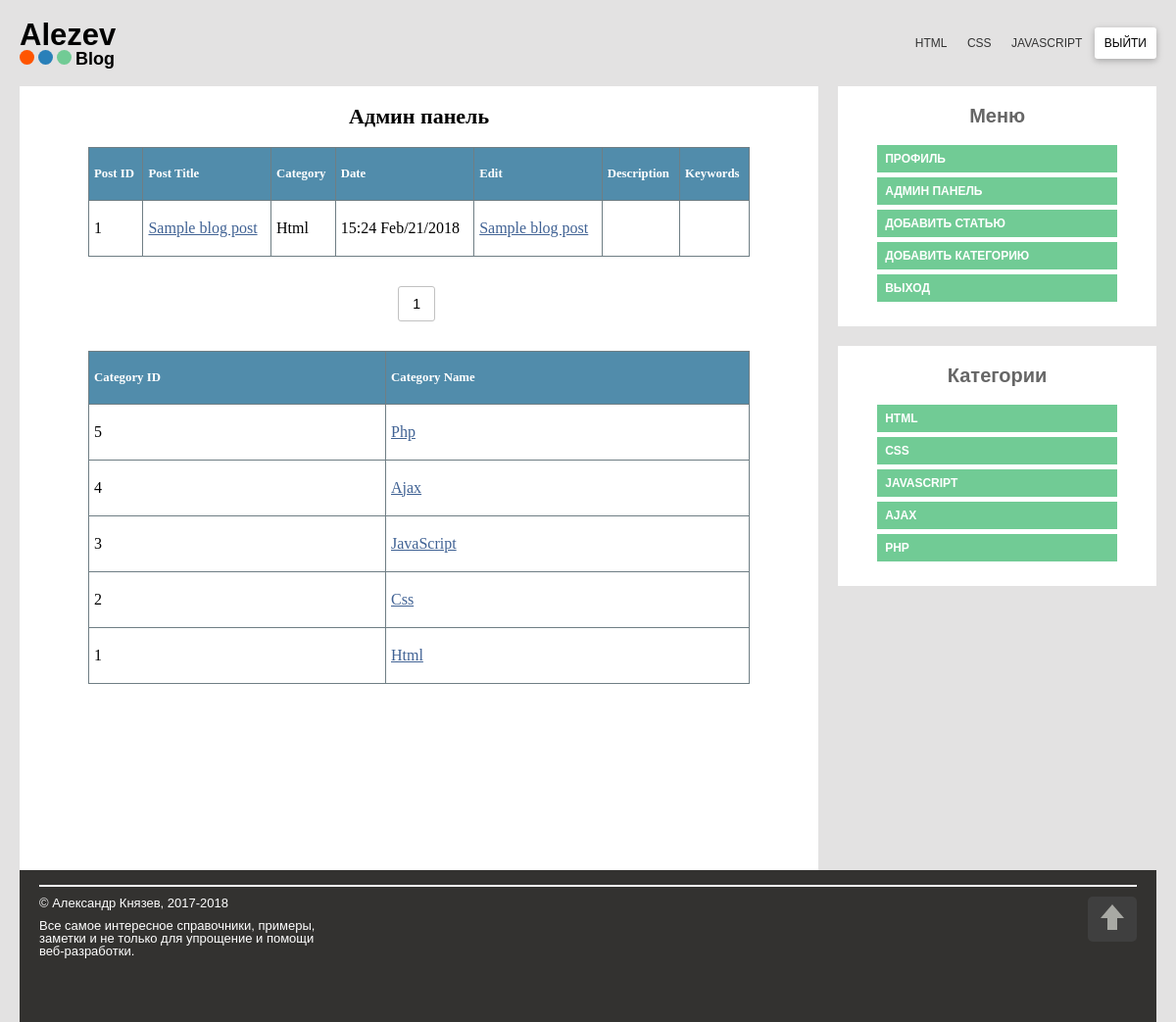
Screenshot of /admin.php (signed in) with the database file from the repository.
### tables this page shows
CREATE TABLE `article` (
  `id` int(11) NOT NULL,
  `category` int(11) NOT NULL,
  `title` varchar(255) NOT NULL,
  `body` text NOT NULL,
  `date` timestamp NOT NULL DEFAULT CURRENT_TIMESTAMP,
  `description` varchar(255) NOT NULL,
  `tags` varchar(255) NOT NULL
);

CREATE TABLE `categories` (
  `id` int(11) NOT NULL,
  `name` varchar(255) NOT NULL
);

### lib/format_helper.php (called while the page is built, shortened)
<?php
function format_date($date){
	return date('G:i M/d/Y', strtotime($date));
}

### lib/Database.php (called while the page is built, shortened)
<?php
class Database {
	public $host = DB_HOST;
	public $username = DB_USER;
	public $password = DB_PASS;
	public $db_name = DB_NAME;
	public $link;
	public function connect(){
		$this->link = new mysqli($this->host, $this->username, $this->password, $this->db_name);
	}
	public function select($query){
		$result = $this->link->query($query) or die($this->link->errors.__LINE__);
		if($result->num_rows > 0){
			return $result;
		} else {
			return false;
		}
	}
}

### admin.php (the view, shortened to what this page needs)
<?php
include_once 'includes/header.php'; ?>
<?php
	$query = "SELECT * FROM categories
				ORDER BY categories.id DESC";
	$categories = $db->select($query);
?>
<?php
$on_page = 5;
$query = "SELECT COUNT(*) FROM article";
$res = mysqli_query($mysqli, $query);
$count_records = mysqli_fetch_row($res);
$count_records = $count_records[0];
$num_pages = ceil($count_records / $on_page);
$current_page = isset($_GET['page']) ? (int)$_GET['page'] : 1;
if ($current_page < 1 && $current_page = (string)$_GET['page'])
{
	$current_page = header("Location: 404.php");
}
elseif ($current_page > $num_pages)
{
    $current_page = header("Location: 404.php");
}
$start_from = ($current_page - 1) * $on_page;
$query = "SELECT article.*, categories.name FROM article
			INNER JOIN categories
			ON article.category = categories.id
			ORDER BY date DESC LIMIT $start_from, $on_page";
$res = mysqli_query($mysqli, $query);
?>
<article class="admin-block">
<h4>Админ панель</h4>
	<table class="adm-table">
		<tr>
			<th>Post ID</th>
			<th>Post Title</th>
			<th>Category</th>
			<th>Date</th>
			<th>Edit</th>
			<th>Description</th>
			<th>Keywords</th>
		</tr>
		<?php while($row = mysqli_fetch_assoc($res)) : ?>
		<tr>
			<td><?php echo $row['id']; ?></td>
			<td><a href="post.php?id=<?php echo $row['id']; ?>"><?php echo $row['title']; ?></a></td>
			<td><?php echo $row['name']; ?></td>
			<td><?php echo format_date($row['date']); ?></td>
			<td><a href="edit_post.php?id=<?php echo $row['id']; ?>"><?php echo $row['title']; ?></a></td>
			<td><?php echo $row['description']; ?></td>
			<td><?php echo $row['tags']; ?></td>
		</tr>
		<?php endwhile; ?>
	</table>
	<div class="nav-page">
			<ul class="pagination">
				<?php for ($page = 1; $page <= $num_pages; $page++) { ?>
					<li><a href="admin.php?page=<?php echo $page;?>"><?php echo $page;?></a></li>
				<?php } ?>
			</ul>
		</div>
	<table class="adm-table">
		<tr>
			<th>Category ID</th>
			<th>Category Name</th>
		</tr>
		<?php while($row = $categories->fetch_assoc()) : ?>
		<tr>
			<td><?php echo $row['id']; ?></td>
			<td><a href="edit_category.php?id=<?php echo $row['id']; ?>"><?php echo $row['name']; ?></a></td>
		</tr>
		<?php endwhile; ?>
	</table>
</article>
<?php include_once 'includes/footer.php'; ?>

### includes/header.php (shortened to what this page needs)
<?php include_once 'lib/Database.php'; ?>
<?php include_once 'lib/format_helper.php'; ?>
<?php
	$db = new Database();
	$query = "SELECT * FROM categories";
	$categories_all = $db->select($query);
?>
<!DOCTYPE html>
<html lang="en">
<head>
	<link rel="stylesheet" href="includes/css/style.css">
</head>
<body>
	<header>
		<div class="header-content">
			<a href="index.php" class="logo"><span class="first-letter">A</span>lezev<p><span class="logo-circle-orange"></span><span class="logo-circle-blue"></span><span class="logo-circle-green"></span>Blog</p></a>
			<nav class="menu-box">
				<ul>
					<li><a href="category.php?id=1" class="link-nav">Html</a></li>
					<li><a href="category.php?id=2" class="link-nav">Css</a></li>
					<li><a href="category.php?id=3" class="link-nav">JavaScript</a></li>
					<?php
						if (isset($_SESSION['logged_user']) && $_SESSION['logged_user']  == true) {
					?>
					<li><a href="logout.php" class="logout-button">Выйти</a></li>
					<?php
					}else {
					?>
					<li><a href="#" class="login-button">Логин</a></li>
					<?php
					}
					?>
				</ul>
			</nav>
		</div>
	</header>
	<div class="wrapper">
		<div class="content">

### includes/footer.php (shortened to what this page needs)
</div>
		<?php
			if(isset($_SESSION['logged_type_user']) && $_SESSION['logged_type_user'] == 'Administrator') {
		?>
		<aside class="sidebar menu-sidebar">
			<h3>Меню</h3>
			<ul>
				<li><a href="profile.php">Профиль</a></li>
				<li><a href="admin.php">Админ панель</a></li>
				<li><a href="add_post.php">Добавить статью</a></li>
				<li><a href="add_category.php">Добавить категорию</a></li>
				<li><a href="logout.php">Выход</a></li>
			</ul>
		</aside>
		<?php
			}
		?>
		<aside class="sidebar">
			<h3>Категории</h3>
			<?php if($categories_all) : ?>
			<ul>
				<?php while($row = $categories_all->fetch_assoc()) : ?>
					<li><a href="category.php?id=<?php echo $row['id']; ?>"><?php echo $row['name']; ?></a></li>
				<?php endwhile; ?>
			</ul>
			<?php else : ?>
				<p>Нету категорий</p>
			<?php endif; ?>
		</aside>
		<footer>
			<div class="line-bottom"></div>
			<div class="footer-copyright">
				<p>© Александр Князев, 2017-2018</p>
				<p>Все самое интересное справочники, примеры, заметки и не только для упрощение и помощи веб-разработки.</p>
			</div>
			<div class="button-top">
				<div class="pointer-left"></div>
				<div class="pointer-right"></div>
			</div>
		</footer>
	</div>
</body>
</html>

### rows the page displays
article: id "1", title "Sample blog post", categories.name "Html", date "15:24 Feb/21/2018"
categories: id "5", name "Php", name "PHP"
categories: id "4", name "Ajax", name "AJAX"
categories: id "3", name "JavaScript", name "JAVASCRIPT"
categories: id "2", name "Css", name "CSS"
categories: id "1", name "Html", name "HTML"
